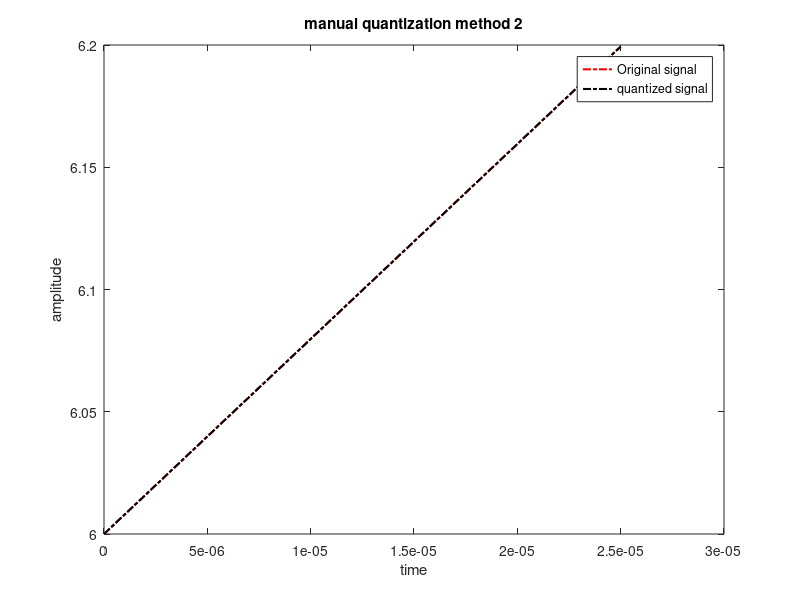

Recreate this plot in MATLAB.
clc
close all
fs = 40e3;
t = 0:1/fs:1/fs;
A = 2; 
x = 6*cos(2*pi*150*t)+8*sin(2*pi*160*t);
L =10;
delta=(max(x)-min(x))/(L-1);
xq = min(x)+(round((x-min(x))/delta)).*delta;
plot(t,x,'r-.', 'linewidth',1.5);
hold on;
plot(t,xq,'k-.', 'linewidth',1.5);
xlabel('time')
ylabel('amplitude')
title('manual quantization method 2')
legend('Original signal','quantized signal')